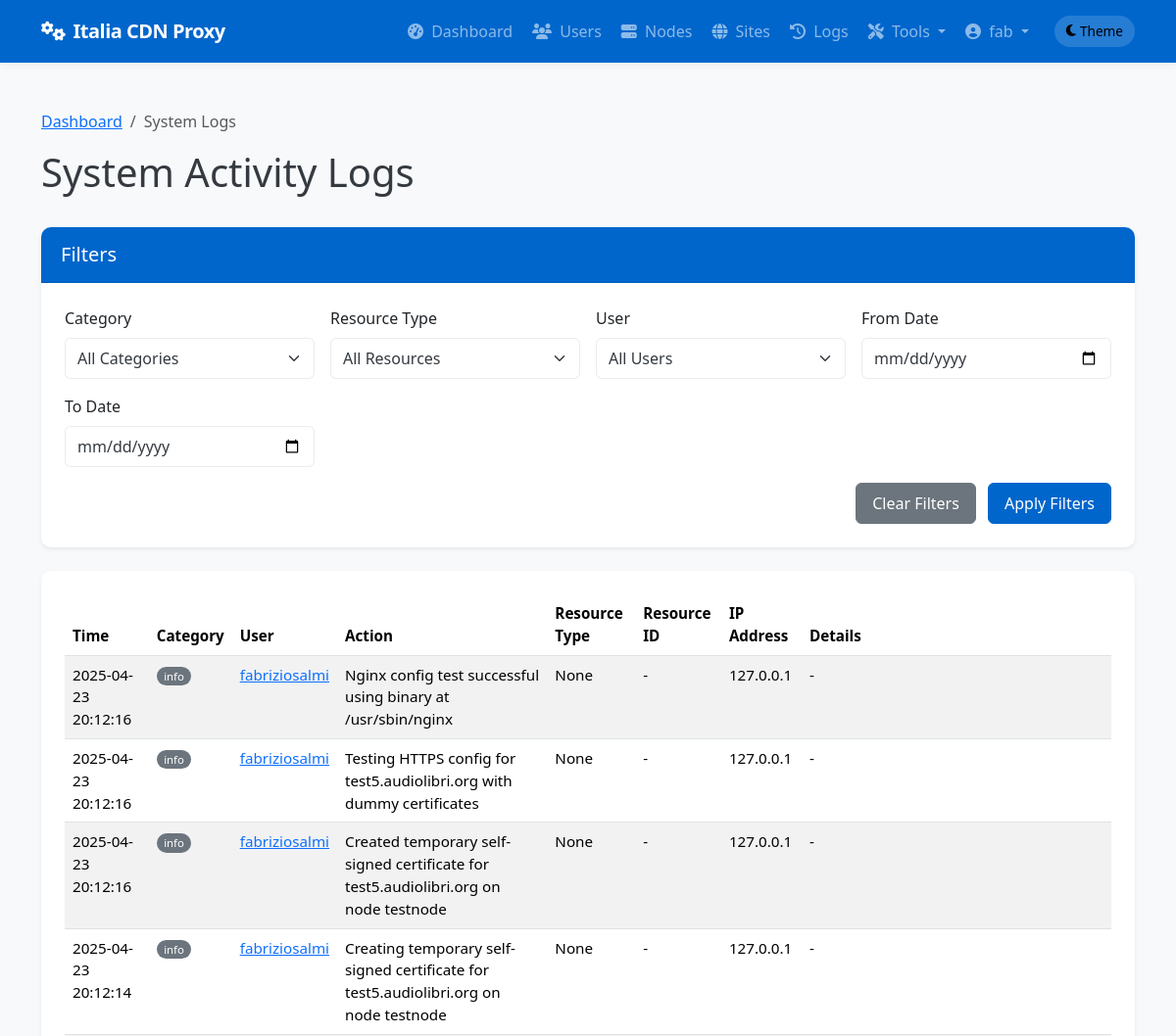
The page /admin/system/logs (signed in, upper part) on the database as committed earlier.
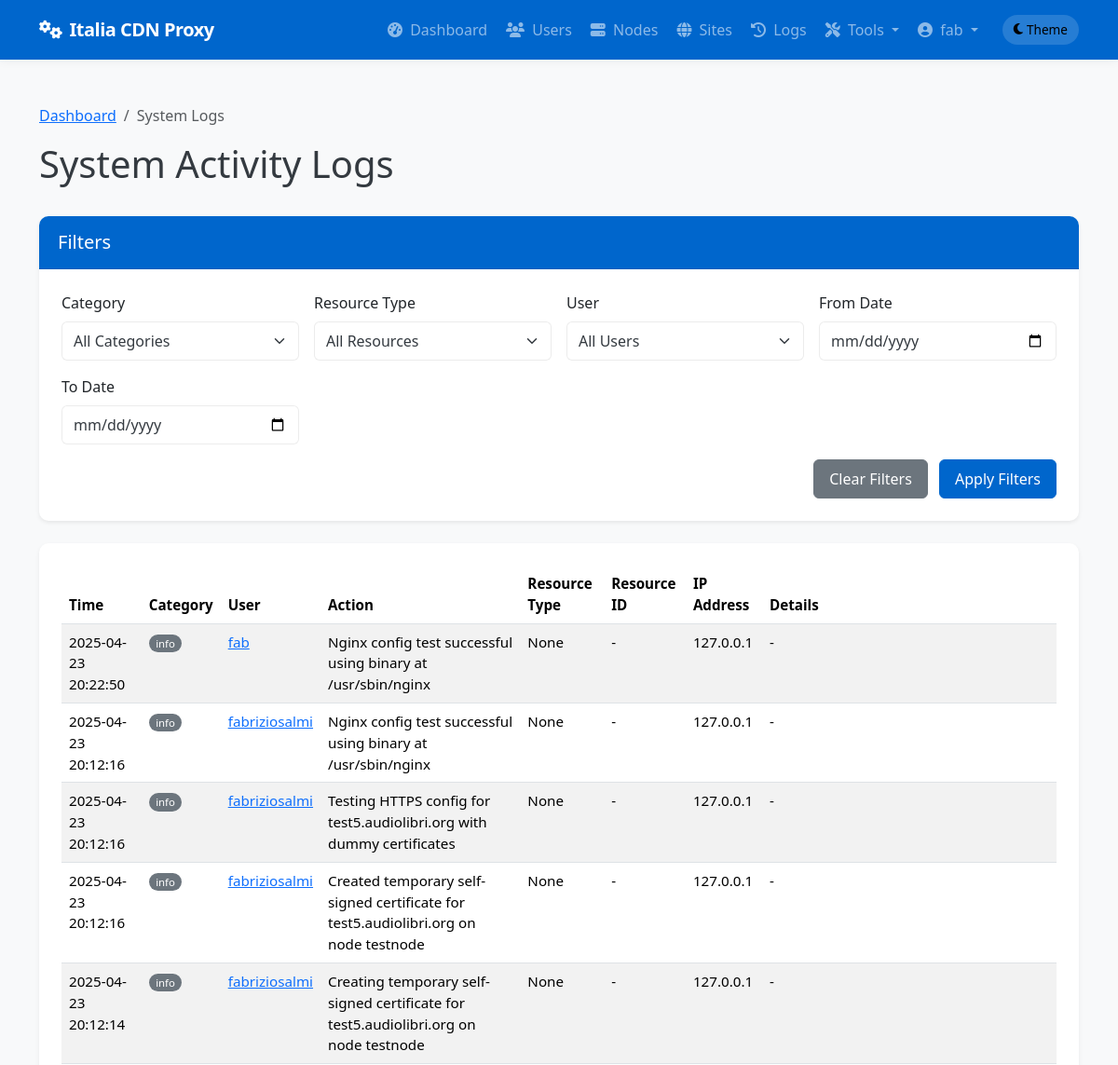
The same page on the database as committed later.
### app/models/models.py (models this page shows, shortened)
class User(db.Model):
    __tablename__ = 'users'
    id = db.Column(db.Integer, primary_key=True)
    username = db.Column(db.String(64), unique=True, index=True, nullable=False)
    email = db.Column(db.String(120), unique=True, index=True, nullable=False)
    password_hash = db.Column(db.String(128), nullable=False)
    role = db.Column(db.String(20), nullable=False, default='client')  # 'admin' or 'client'
    is_active = db.Column(db.Boolean, default=True)
    created_at = db.Column(db.DateTime, default=datetime.utcnow)
    last_login = db.Column(db.DateTime, nullable=True)
    sites = db.relationship('Site', backref='owner', lazy='dynamic')
    def is_admin(self):
        return self.role == 'admin'

class SystemLog(db.Model):
    __tablename__ = 'system_logs'
    id = db.Column(db.Integer, primary_key=True)
    user_id = db.Column(db.Integer, db.ForeignKey('users.id'), nullable=True)  # Null for system events
    category = db.Column(db.String(32), nullable=False)  # auth, admin, system, security, etc.
    action = db.Column(db.String(64), nullable=False)    # login, logout, create, delete, etc.
    resource_type = db.Column(db.String(32), nullable=True)  # user, node, site, etc.
    resource_id = db.Column(db.Integer, nullable=True)       # ID of the affected resource
    details = db.Column(db.Text, nullable=True)              # Additional details
    ip_address = db.Column(db.String(45), nullable=True)     # IP address of user/system
    created_at = db.Column(db.DateTime, default=datetime.utcnow)
    user = db.relationship('User', backref=db.backref('system_logs', lazy='dynamic'))

### app/controllers/admin.py (the view, shortened to what this page needs)
@admin.route('/system/logs')
@login_required
@admin_required
def system_logs():
    category = request.args.get('category')
    user_id = request.args.get('user_id')
    resource_type = request.args.get('resource_type')
    from_date = request.args.get('from_date')
    to_date = request.args.get('to_date')
    from app.models.models import SystemLog
    query = SystemLog.query
    if category:
        query = query.filter(SystemLog.category == category)
    if user_id:
        query = query.filter(SystemLog.user_id == user_id)
    if resource_type:
        query = query.filter(SystemLog.resource_type == resource_type)
    if from_date:
        try:
            from_datetime = datetime.strptime(from_date, '%Y-%m-%d')
            query = query.filter(SystemLog.created_at >= from_datetime)
        except ValueError:
            pass
    categories = db.session.query(SystemLog.category).distinct().all()
    resource_types = db.session.query(SystemLog.resource_type).distinct().all()
    users = User.query.all()
    page = request.args.get('page', 1, type=int)
    logs = query.order_by(SystemLog.created_at.desc()).paginate(page=page, per_page=50)
    return render_template('admin/system_logs.html',
                          logs=logs,
                          categories=[c[0] for c in categories if c[0]],
                          resource_types=[r[0] for r in resource_types if r[0]],
                          users=users,
                          filters={
                              'category': category,
                              'user_id': user_id,
                              'resource_type': resource_type,
                              'from_date': from_date,
                              'to_date': to_date
                          })

### app/templates/admin/system_logs.html (shortened to what this page needs)
{% extends 'base.html' %}
{% block content %}
<div class="container py-4">
    <nav aria-label="breadcrumb">
        <ol class="breadcrumb">
            <li class="breadcrumb-item"><a href="{{ url_for('admin.dashboard') }}">Dashboard</a></li>
            <li class="breadcrumb-item active" aria-current="page">System Logs</li>
        </ol>
    </nav>
    <div class="d-flex justify-content-between align-items-center mb-4">
        <h1>System Activity Logs</h1>
    </div>
    <div class="card shadow-sm mb-4">
        <div class="card-header bg-primary text-white">
            <h5 class="card-title mb-0">Filters</h5>
        </div>
        <div class="card-body">
            <form method="GET" action="{{ url_for('admin.system_logs') }}" class="row g-3">
                <div class="col-md-3">
                    <label for="category" class="form-label">Category</label>
                    <select class="form-select" id="category" name="category">
                        <option value="">All Categories</option>
                    </select>
                </div>
                <div class="col-md-3">
                    <label for="resource_type" class="form-label">Resource Type</label>
                    <select class="form-select" id="resource_type" name="resource_type">
                        <option value="">All Resources</option>
                    </select>
                </div>
                <div class="col-md-3">
                    <label for="user_id" class="form-label">User</label>
                    <select class="form-select" id="user_id" name="user_id">
                        <option value="">All Users</option>
                    </select>
                </div>
                <div class="col-md-3">
                    <label for="from_date" class="form-label">From Date</label>
                    <input type="date" class="form-control" id="from_date" name="from_date" value="{{ filters.from_date }}">
                </div>
                <div class="col-md-3">
                    <label for="to_date" class="form-label">To Date</label>
                    <input type="date" class="form-control" id="to_date" name="to_date" value="{{ filters.to_date }}">
                </div>
                <div class="col-md-12 text-end">
                    <a href="{{ url_for('admin.system_logs') }}" class="btn btn-secondary me-2">Clear Filters</a>
                    <button type="submit" class="btn btn-primary">Apply Filters</button>
                </div>
            </form>
        </div>
    </div>
    <div class="card shadow-sm">
        <div class="card-body">
            {% if logs.items %}
                <div class="table-responsive">
                    <table class="table table-striped table-hover">
                        <thead>
                            <tr>
                                <th>Time</th>
                                <th>Category</th>
                                <th>User</th>
                                <th>Action</th>
                                <th>Resource Type</th>
                                <th>Resource ID</th>
                                <th>IP Address</th>
                                <th>Details</th>
                            </tr>
                        </thead>
                        <tbody>
                            {% for log in logs.items %}
                            <tr>
                                <td>{{ log.created_at.strftime('%Y-%m-%d %H:%M:%S') }}</td>
                                <td>
                                    <span class="badge rounded-pill
                                    {% if log.category == 'auth' %}bg-info
                                    {% elif log.category == 'admin' %}bg-primary
                                    {% elif log.category == 'security' %}bg-danger
                                    {% elif log.category == 'system' %}bg-success
                                    {% else %}bg-secondary{% endif %}">
                                        {{ log.category }}
                                    </span>
                                </td>
                                <td>
                                    {% if log.user %}
                                        <a href="{{ url_for('admin.edit_user', user_id=log.user_id) }}">{{ log.user.username }}</a>
                                    {% else %}
                                        <span class="text-muted">System</span>
                                    {% endif %}
                                </td>
                                <td>{{ log.action }}</td>
                                <td>{{ log.resource_type }}</td>
                                <td>
                                    {% if log.resource_type == 'site' and log.resource_id %}
                                        <a href="{{ url_for('admin.view_site', site_id=log.resource_id) }}">{{ log.resource_id }}</a>
                                    {% elif log.resource_type == 'node' and log.resource_id %}
                                        <a href="{{ url_for('admin.view_node', node_id=log.resource_id) }}">{{ log.resource_id }}</a>
                                    {% elif log.resource_type == 'user' and log.resource_id %}
                                        <a href="{{ url_for('admin.edit_user', user_id=log.resource_id) }}">{{ log.resource_id }}</a>
                                    {% else %}
                                        {{ log.resource_id if log.resource_id else '-' }}
                                    {% endif %}
                                </td>
                                <td>{{ log.ip_address or '-' }}</td>
                                <td>
                                    <span class="text-truncate d-inline-block" style="max-width: 300px;" title="{{ log.details }}">
                                        {{ log.details or '-' }}
                                    </span>
                                </td>
                            </tr>
                            {% endfor %}
                        </tbody>
                    </table>
                </div>
            {% else %}
                <div class="alert alert-info mb-0">
                    <i class="fas fa-info-circle me-2"></i> No system logs found matching your criteria.
                </div>
            {% endif %}
        </div>
    </div>
</div>
{% endblock %}

### app/templates/base.html (shortened to what this page needs)
<!DOCTYPE html>
<html lang="en" data-bs-theme="light">
<head>
    <link href="https://cdn.jsdelivr.net/npm/bootstrap@5.3.2/dist/css/bootstrap.min.css" rel="stylesheet">
    <link rel="stylesheet" href="https://cdnjs.cloudflare.com/ajax/libs/font-awesome/6.4.2/css/all.min.css">
</head>
<body>
    <header>
        <nav class="navbar navbar-expand-lg navbar-dark bg-primary">
            <div class="container">
                <a class="navbar-brand" href="/">
                    <i class="fas fa-cogs me-2"></i>Italia CDN Proxy
                </a>
                <div class="collapse navbar-collapse" id="navbarNav">
                    <ul class="navbar-nav ms-auto">
                        {% if current_user.is_authenticated %}
                            {% if current_user.is_admin() %}
                                <li class="nav-item">
                                    <a class="nav-link {% if request.endpoint == 'admin.dashboard' %}active{% endif %}" href="{{ url_for('admin.dashboard') }}">
                                        <i class="fas fa-tachometer-alt me-1"></i> Dashboard
                                    </a>
                                </li>
                                <li class="nav-item">
                                    <a class="nav-link {% if 'admin.list_users' in request.endpoint %}active{% endif %}" href="{{ url_for('admin.list_users') }}">
                                        <i class="fas fa-users me-1"></i> Users
                                    </a>
                                </li>
                                <li class="nav-item">
                                    <a class="nav-link {% if 'admin.list_nodes' in request.endpoint %}active{% endif %}" href="{{ url_for('admin.list_nodes') }}">
                                        <i class="fas fa-server me-1"></i> Nodes
                                    </a>
                                </li>
                                <li class="nav-item">
                                    <a class="nav-link {% if 'admin.list_sites' in request.endpoint %}active{% endif %}" href="{{ url_for('admin.list_sites') }}">
                                        <i class="fas fa-globe me-1"></i> Sites
                                    </a>
                                </li>
                                <li class="nav-item">
                                    <a class="nav-link {% if request.endpoint == 'admin.deployment_logs' %}active{% endif %}" href="{{ url_for('admin.deployment_logs') }}">
                                        <i class="fas fa-history me-1"></i> Logs
                                    </a>
                                </li>
                                <li class="nav-item dropdown">
                                    <a class="nav-link dropdown-toggle" href="#" id="adminToolsDropdown" role="button" data-bs-toggle="dropdown" aria-expanded="false">
                                        <i class="fas fa-tools me-1"></i> Tools
                                    </a>
                                </li>
                            {% endif %}
                            <li class="nav-item dropdown">
                                <a class="nav-link dropdown-toggle" href="#" id="userDropdown" role="button" data-bs-toggle="dropdown" aria-expanded="false">
                                    <i class="fas fa-user-circle me-1"></i> {{ current_user.username }}
                                </a>
                            </li>
                        {% endif %}
                        <li class="nav-item d-flex align-items-center">
                            <button id="themeToggle" class="theme-toggle border-0" aria-label="Toggle theme">
                                <i class="fas fa-moon me-1"></i>
                                <span class="d-none d-md-inline">Theme</span>
                            </button>
                        </li>
                    </ul>
                </div>
            </div>
        </nav>
    </header>
    <main>
        {% block content %}{% endblock %}
    </main>
</body>
</html>

Rows that differ between the two databases and show on the page:
added SystemLog: created_at "2025-04-23 20:22:50", category "info", user.username "fab", action "Nginx config test successful using binary at /usr/sbin/nginx", resource_type "None", resource_id "-", ip_address "127.0.0.1", details "-"
